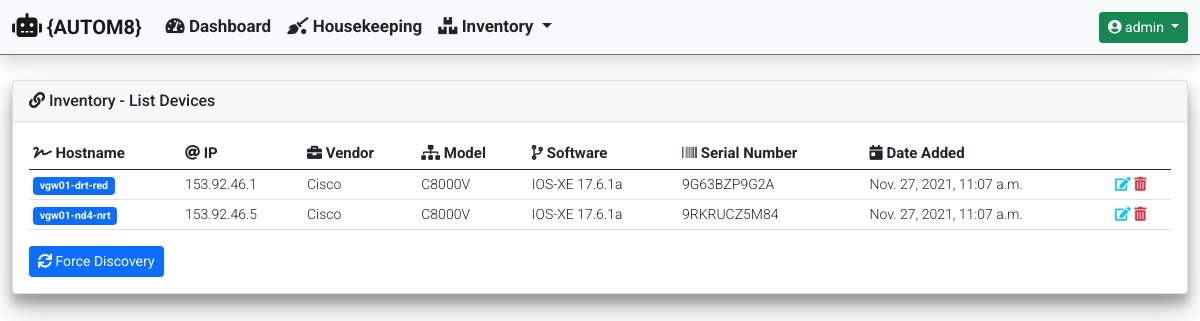
Screenshot of /inventory/device_inventory_list/ (signed in) with the database file from the repository.
### inventory/models.py (models this page shows)
class Device(models.Model):
    hostname = models.CharField(unique=True, max_length=255)
    mgmt_ip = models.GenericIPAddressField(unique=True, max_length=12)
    username = models.CharField(blank=True, null=True, max_length=255)
    password = models.CharField(blank=True, null=True, max_length=255)
    software_version = models.CharField(blank=True, null=True, max_length=255)
    serial_number = models.CharField(blank=True, null=True, max_length=255)
    vendor = models.CharField(max_length=255)
    hardware_model = models.CharField(blank=True, null=True, max_length=255)
    rest_conf_enabled = models.BooleanField(blank=True, null=True)
    date_added = models.DateTimeField(default=timezone.now())

### inventory/views.py (the view)
def device_inventory_list(request):
    list_of_devices = Device.objects.all()
    context = {
        'title': 'Inventory - List Devices',
        'card_header': 'Inventory - List Devices',
        'data': list_of_devices,
    }
    return render(request, 'inventory/device_inventory_list.html', context)

### templates/inventory/device_inventory_list.html (shortened to what this page needs)
{% extends "base_template/base.html"%}
{% block content %}
{% if data %}
<div class="table-responsive rounded">
    <table id="device_inventory" class="table table-hover table-sm" style="width:100%">
        <thead>
            <tr>
                <th><i class="fas fa-signature"></i> Hostname</th>
                <th><i class="fas fa-at"></i> IP</th>
                <th><i class="fas fa-briefcase"></i> Vendor</th>
                <th><i class="fas fa-sitemap"></i> Model</th>
                <th><i class="fas fa-code-branch"></i> Software</th>
                <th><i class="fas fa-barcode"></i> Serial Number</th>
                <th><i class="fas fa-calendar-day"></i> Date Added</th>
                <th></th>
            </tr>
        </thead>
        <tbody>
            {% for device in data %}
            <tr>
                <td>
                    <a class="badge bg-primary text-decoration-none" href="{% url 'inventory:device_detailed_information' device.id %}" onclick="spinner_toggle_on();">
                    {{ device.hostname }}
                </a>
                </td>
                <td>{{ device.mgmt_ip }}</td>
                <td>{{ device.vendor }}</td>
                <td>{{ device.hardware_model }}</td>
                <td>{{ device.software_version }}</td>
                <td>{{ device.serial_number }}</td>
                <td>{{ device.date_added }}</td>
                <td>
                    <a class="text-decoration-none" href="{% url 'inventory:device_inventory_edit' device.id %}">
                        <i class="fas fa-edit text-info"></i>
                    </a>
                    <a class="text-decoration-none" href="{% url 'inventory:device_inventory_delete' device.id %}">
                        <i class="fas fa-trash-alt text-danger"></i>
                    </a>
                </td>
            </tr>
            {% endfor %}
        </tbody>
    </table>
</div>
<a class="btn btn-sm btn-primary" href="{% url 'inventory:device_inventory_force_discovery' %}">
    <i class="fas fa-sync"></i>
        Force Discovery
</a>
{% else %}
<h5 class="my-5 fw-bold text-center">No devices are currently present in the database...</h5>
{% endif %}
{% endblock %}

### templates/navbar/navbar.html (shortened to what this page needs)
{% if user.is_authenticated %}
<nav class="navbar navbar-expand-md navbar-light bg-light fixed-top border-bottom border-secondary shadow">
  <div class="container-fluid">
    <a class="navbar-brand" href="#">
      <i class="fas fa-robot" style="font-size: 24px;"></i>
      {AUTOM8}
    </a>
    <div class="collapse navbar-collapse" id="navbarCollapse">
      <ul class="navbar-nav me-auto mb-2 mb-md-0">
        <li class="nav-item">
          <a class="nav-link text-dark" href="{% url 'dashboard:dashboard' %}">
            <i class="fas fa-tachometer-alt"></i>
            Dashboard
          </a>
        </li>
        <li class="nav-item">
          <a class="nav-link text-dark" href="{% url 'housekeeping:housekeeping_celery_tasks' %}">
            <i class="fas fa-quidditch"></i>
            Housekeeping
          </a>
        </li>
        <li class="nav-item dropdown">
          <a class="nav-link dropdown-toggle text-dark" href="#" id="InventoryDropdown" role="button"
            data-bs-toggle="dropdown" aria-expanded="false">
            <i class="fas fa-boxes"></i>
            Inventory
          </a>
        </li>
      </ul>
      <div class="dropdown">
        <a class="btn btn-sm btn-success dropdown-toggle" href="#" role="button" id="UserProfileDropdown"
          data-bs-toggle="dropdown" aria-expanded="false">
          <i class="fas fa-user-circle"></i>
          {{ user.username }}
        </a>
      </div>
    </div>
  </div>
</nav>
{% endif %}

### static/css/custom.css (style rules this page uses)
nav { font-family: 'Roboto', sans-serif; font-weight: 700; font-size: 17px; height: 55px; top: 0; }
body { font-family: 'Roboto', sans-serif; font-weight: 400; font-size: 14px; overflow-y: scroll; min-height: 75rem; padding-top: 5rem; height: 100%; }
th { font-family: 'Roboto', sans-serif; font-weight: 700; font-size: 15px; }
td { font-family: 'Roboto', sans-serif; font-weight: 300; font-size: 14px; }

### rows the page displays
Device: hostname "vgw01-drt-red", mgmt_ip "153.92.46.1", vendor "Cisco", hardware_model "C8000V", software_version "IOS-XE 17.6.1a", serial_number "9G63BZP9G2A", date_added "Nov. 27, 2021, 11:07 a.m."
Device: hostname "vgw01-nd4-nrt", mgmt_ip "153.92.46.5", vendor "Cisco", hardware_model "C8000V", software_version "IOS-XE 17.6.1a", serial_number "9RKRUCZ5M84", date_added "Nov. 27, 2021, 11:07 a.m."

### other values shown
{{ user.username }} "admin"
{{ card_header }} "Inventory - List Devices"
